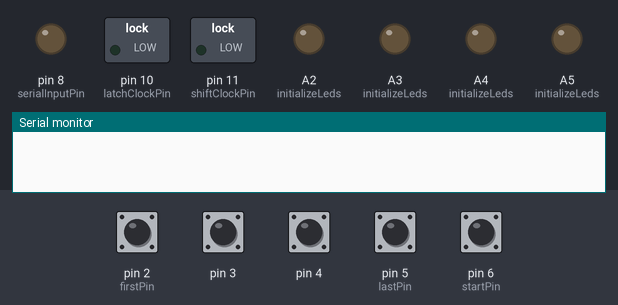
A sketch run on a simulated Arduino Uno, built with avr-gcc and run on an emulated ATmega328P. Shown: switched loads named in the sketch (green lamp = pin HIGH), output pins drawn as LEDs (lit = HIGH), the last lines printed to the serial monitor. Inputs (shaded band) come from the test bench; at power-on: pin 2 (firstPin), pin 3, pin 4, pin 5 (lastPin), pin 6 (startPin) HIGH. Random numbers use the default seed unless the sketch sets one; pins used as bus, display or sensor lines are not drawn.

Above: at 1.2 s.
1.3 s: pin 6 (startPin) pulled LOW for 0.15 s
At 3.0 s:
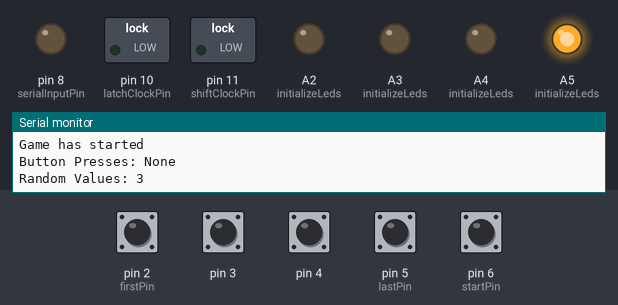
4.4 s: pin 6 (startPin) pulled LOW for 1 s
At 6.2 s:
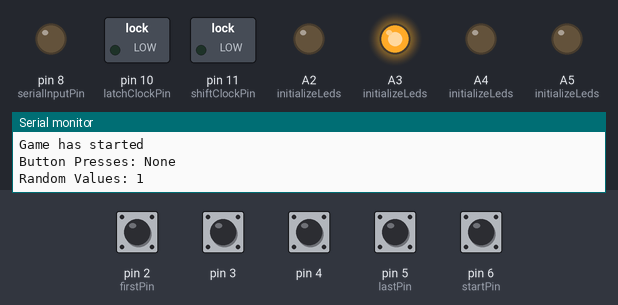
Timing chart, 0 to 7.9 s (numbered marks = the images above; inputs shaded):
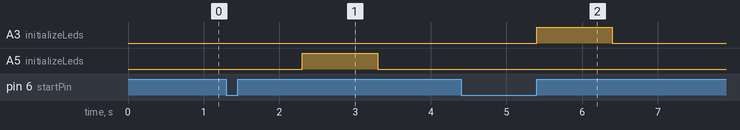

The sketch:

spedenSpelit0.9.ino
```cpp
#include "display.h"
#include "buttons.h"
#include "leds.h"
#include "SpedenSpelit.h"

float currentFrequency = 1.0;
volatile bool gameStarted = false;
uint8_t result = 0;
volatile int ledValues[100];
volatile int ledIndex = 0;
volatile int buttonPresses[100];
volatile int buttonIndex = 0;
volatile int correctPressCount = 0;
volatile bool buttonWasPressed = false;

void setup()
{
  Serial.begin(9600);
  initializeLeds();
  initializeDisplay();
  initButtonsAndButtonInterrupts();
}

void loop()
{

}

void initializeTimer(void)
{
  cli();

  TCCR1A = 0;
  TCCR1B = 0;
  TCNT1 = 0;

  OCR1A = 15624;

  TCCR1B |= (1 << WGM12);

  TCCR1B |= (1 << CS12) | (1 << CS10);

  TIMSK1 |= (1 << OCIE1A);

  TIFR1 |= (1 << OCF1A);

  sei();
}

ISR(TIMER1_COMPA_vect)
{
    if (ledIndex < 100)
    {
        if (!buttonWasPressed && ledIndex > 0)
        {
          Serial.println("too late");
          stopTheGame();
          return;
        }
        buttonWasPressed = false;
        int randomValue = random(0, 4);
        ledValues[ledIndex] = randomValue;
        setLed(ledValues[ledIndex]);
        ledIndex++;
        printRandomValues();
    }
}

void setTimerFrequency(float frequency)
{
  uint16_t newOCR1A = (16000000 / (1024 * frequency)) - 1;
  OCR1A = newOCR1A;
}

void speedUpGame()
{
  currentFrequency *= 1.1;
  setTimerFrequency(currentFrequency);
  Serial.print("Game speed increased! New frequency: ");
  Serial.println(currentFrequency);
}

void checkGame()
{
  if (buttonIndex > 0 && ledIndex > 0)
  {
    int lastLedValue = ledValues[ledIndex -1];
    int lastButtonPress = buttonPresses[buttonIndex -1];

    if (lastLedValue == lastButtonPress)
    {
      result++;
      correctPressCount++;
      showResult();
      if(correctPressCount % 10 == 0)
      {
        speedUpGame();
      }
    } else
      {
        stopTheGame();
      }
  }
}

void startTheGame()
{
  resetLedValues();
  resetButtonPresses();
  result = 0;
  initializeTimer();
  Serial.println("Game has started");
}

void stopTheGame()
{
  clearDisplay();
  gameStarted = false;
  TIMSK1 &= ~(1 << OCIE1A);
  TCCR1B &= ~((1 << CS12) | (1 << CS10));
  clearAllLeds();
  resetLedValues();
  resetButtonPresses();
  Serial.println("Game has stopped and interrupts are disabled");
}

void printRandomValues()
{
    Serial.print("Random Values: ");
    for (int i = 0; i < ledIndex; i++)
    {
        Serial.print(ledValues[i]);
        if (i < ledIndex - 1)
        {
            Serial.print(", ");
        }
    }
    Serial.println();
}

void resetLedValues()
{
  ledIndex = 0;
  for (int i = 0; i < 100; i++)
  {
    ledValues[i] = -1;
  }
}
```

SpedenSpelit.h
```cpp
#ifndef SPEDENSPELIT_H
#define SPEDENSPELIT_H
#include <arduino.h>
#include <avr/io.h>
#include <avr/interrupt.h>

extern volatile bool gameStarted;
extern uint8_t result;
extern volatile int buttonPresses[100];
extern volatile int buttonIndex;
extern volatile int lastButtonPress;
extern volatile bool buttonWasPressed;

void initializeTimer(void);

ISR(TIMER1_COMPA_vect);

void checkGame();

void startTheGame(void);

void stopTheGame(void);

#endif
```

buttons.cpp
```cpp
#include "buttons.h"
#include "SpedenSpelit.h"
#include "leds.h"

unsigned long lastDebounceTime = 0;    // Ajastin kytkinvärähtelyä varten
const unsigned long debounceDelay = 200; // 50 ms debounce-ajastin
volatile uint8_t buttonNumber = 0;
volatile bool buttonPressed = false;


// Kytkimien ja keskeytysten alustus
void initButtonsAndButtonInterrupts(void)
{
    // Aseta pinnit 2-6 tulopinneiksi
    for (byte pin = firstPin; pin <= startPin; pin++) {
        pinMode(pin, INPUT_PULLUP); // Asetetaan sisääntulopinneiksi ja käytetään pull-up vastuksia
    }

    // Ota käyttöön Pin Change Interrupt PCICR-rekisterissä
    PCICR |= (1 << PCIE2);  // Ota käyttöön keskeytykset PCINT[23:16] (vastaa D-pinssejä 0-7)

    // Aseta PCMSK2-rekisteri niin, että keskeytyksiä syntyy pinneille 2-6
    PCMSK2 |= (1 << PCINT18) | (1 << PCINT19) | (1 << PCINT20) | (1 << PCINT21) | (1 << PCINT22); // pin 2-6
}

// Keskeytyspalvelija kytkinpainalluksille
// Keskeytyspalvelija kytkinpainalluksille
ISR(PCINT2_vect)
{
  unsigned long currentTime = millis();

  if ((currentTime - lastDebounceTime) > debounceDelay)
  {
    lastDebounceTime = currentTime;

      for (byte pin = firstPin; pin <= startPin; pin++)
      {
          int buttonState = digitalRead(pin);

          if (buttonState == LOW)
          {
              if (!buttonPressed)
              {
                  buttonPressed = true;
                  buttonWasPressed = true;
                  if (buttonIndex < 100)
                  {
                      switch (pin)
                      {
                          case 2:
                            buttonPresses[buttonIndex] = 0;
                            Serial.println("Button 0 pressed");
                            break;
                          case 3:
                            buttonPresses[buttonIndex] = 1;
                            Serial.println("Button 1 pressed");
                            break;
                          case 4:
                            buttonPresses[buttonIndex] = 2;
                            Serial.println("Button 2 pressed");
                            break;
                          case 5:
                            buttonPresses[buttonIndex] = 3;
                            Serial.println("Button 3 pressed");
                            break;
                          case 6:
                            gameStarted = true;
                            startTheGame();
                            break;
                          default:
                            break;
                      }
                      buttonIndex++;
                      printButtonPresses();
                      clearAllLeds();
                  }
                  if (gameStarted && pin != 6)
                  {
                    checkGame();
                  }
              }
          } else {
              buttonPressed = false;
          }
      }
  }
}

void resetButtonPresses()
{
  buttonIndex = 0;
  for (int i = 0; i < 100; i++)
  {
    buttonPresses[i] = -1;
  }
}

void printButtonPresses()
{
    Serial.print("Button Presses: ");
    bool hasPrinted = false;

    for (int i = 0; i < 100; i++)
    {
        if (buttonPresses[i] != -1)
        {
            Serial.print(buttonPresses[i]);
            hasPrinted = true;
            if (i < 100 - 1)
            {
                Serial.print(", ");
            }
        }
    }
    if (!hasPrinted)
    {
        Serial.print("None");
    }

    Serial.println();
}
```

buttons.h
```cpp
#ifndef BUTTONS_H
#define BUTTONS_H

#include <arduino.h>
#include <avr/io.h>
#include <avr/interrupt.h>

const byte firstPin = 2;
const byte lastPin = 5;
const byte startPin = 6;

extern volatile bool gameStarted;

void initButtonsAndButtonInterrupts(void);

ISR(PCINT2_vect);

void resetButtonPresses(void);
void printButtonPresses(void);

#endif
```

display.cpp
```cpp
#include "display.h"
#include <stdint.h>
#include "SpedenSpelit.h"

const int resetPin = 12;
const int shiftClockPin = 11;
const int latchClockPin = 10;
const int serialInputPin = 8;

const uint8_t digits[10] =
{
  0b00111111, // 0
  0b00000110, // 1
  0b01011011, // 2
  0b01001111, // 3
  0b01100110, // 4
  0b01101101, // 5
  0b01111101, // 6
  0b00000111, // 7
  0b01111111, // 8
  0b01101111  // 9
};

void initializeDisplay()
{
    pinMode(resetPin, OUTPUT);
    pinMode(shiftClockPin, OUTPUT);
    pinMode(latchClockPin, OUTPUT);
    pinMode(serialInputPin, OUTPUT);

    digitalWrite(resetPin, HIGH);
    digitalWrite(shiftClockPin, LOW);
    digitalWrite(latchClockPin, LOW);
    digitalWrite(serialInputPin, LOW);
}

void writeTwoBytes(uint8_t digit1, uint8_t digit2)
{
    for (int i = 7; i >= 0; i--)
    {
        digitalWrite(serialInputPin, (digit1 >> i) & 0x01);
        digitalWrite(shiftClockPin, HIGH);
        delayMicroseconds(1);
        digitalWrite(shiftClockPin, LOW);
    }

    for (int i = 7; i >= 0; i--)
    {
        digitalWrite(serialInputPin, (digit2 >> i) & 0x01);
        digitalWrite(shiftClockPin, HIGH);
        delayMicroseconds(1);
        digitalWrite(shiftClockPin, LOW);
    }
    digitalWrite(latchClockPin, HIGH);
    delayMicroseconds(1);
    digitalWrite(latchClockPin, LOW);
}

void showResult()
{
  uint8_t tens = result % 10;
  uint8_t ones = result / 10;
  writeTwoBytes(digits[tens], digits[ones]);
}

void clearDisplay()
{
  writeTwoBytes(0x00, 0x00);
}
```

display.h
```cpp
#ifndef DISPLAY_H
#define DISPLAY_H
#include <arduino.h>

void initializeDisplay(void);

void writeByte(uint8_t number, bool last);

void showResult();

void clearDisplay();

#endif
```

leds.cpp
```cpp
#include "leds.h"
#include "SpedenSpelit.h"

void initializeLeds()
{
  pinMode(A2, OUTPUT);
  pinMode(A3, OUTPUT);
  pinMode(A4, OUTPUT);
  pinMode(A5, OUTPUT);
}

void setLed(byte ledNumber)
{
  if (gameStarted)
  {
  clearAllLeds();
  switch(ledNumber)
  {
    case 0:
      digitalWrite(A2, HIGH);
      break;
    case 1:
      digitalWrite(A3, HIGH);
      break;
    case 2:
      digitalWrite(A4, HIGH);
      break;
    case 3:
      digitalWrite(A5, HIGH);
      break;
  }
  }
}

void clearAllLeds()
{
  digitalWrite(A2, LOW);
  digitalWrite(A3, LOW);
  digitalWrite(A4, LOW);
  digitalWrite(A5, LOW);
}

void setAllLeds()
{
  digitalWrite(A2, HIGH);
  digitalWrite(A3, HIGH);
  digitalWrite(A4, HIGH);
  digitalWrite(A5, HIGH);
}

void show1()
{
  for(int i = 0; i <= 15; i++)
  {
    digitalWrite(A5, i & 0x01);
    digitalWrite(A4, (i >> 1) & 0x01);
    digitalWrite(A3, (i >> 2) & 0x01);
    digitalWrite(A2, (i >> 3) & 0x01);

    delay (450);
  }
}

void show2(int rounds = 7)
{
  int delayTime = 450;
  int minDelay = 100;
  int speedIncrement = 50;

  for (int r = 0; r < rounds; r++)
  {
    for(int led = 0; led <= 3; led++)
    {
      clearAllLeds();
      setLed(led);
      delay(delayTime);

      if(delayTime > minDelay)
      {
        delayTime -= speedIncrement;
      }
    }
  }
  clearAllLeds();
}
```

leds.h
```cpp
#ifndef LEDS_H
#define LEDS_H
#include <arduino.h>

void initializeLeds();

void setLed(byte ledNumber);

void clearAllLeds(void);

void setAllLeds(void);

void show1(void);

void show2(int);

#endif
```

Measured:
- after the input at 1.3 s, A5 (initializeLeds): LOW → HIGH after 1.0 s, → LOW 1.0 s later
- after the input at 4.4 s, A3 (initializeLeds): LOW → HIGH after 1.0 s, → LOW 1.0 s later
